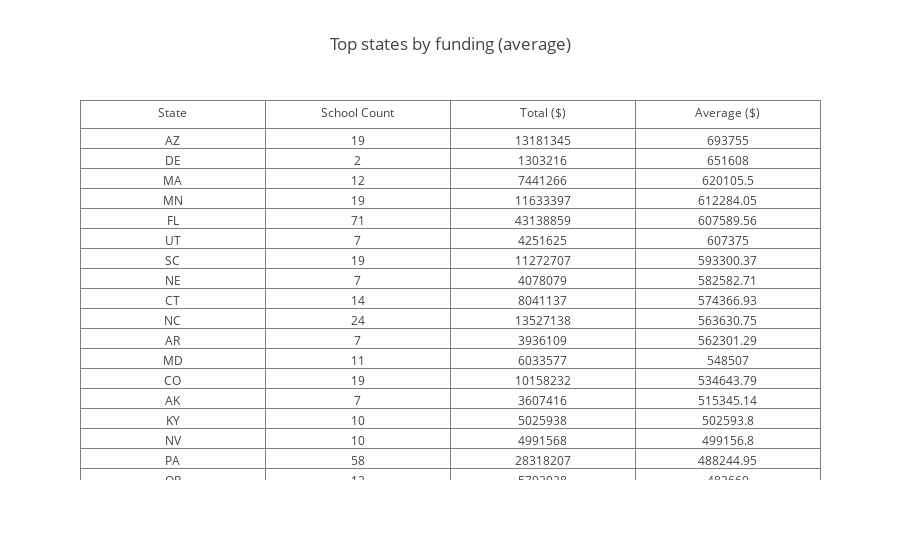

The notebook cell saved with this chart:
### Code cell
iplot(
    go.Figure(
        data = [
            go.Table(
                header = dict(values=["State", "School Count", "Total ($)", "Average ($)"]),
                cells = dict(values=[state_table['State'],state_table['Count'],state_table['Total Funding'],state_table['Average']])
            )
        ],
        layout = go.Layout(title = "Top states by funding (average)")
    )
)

### Figure 1 — Plotly figure (JSON) as saved in the notebook; plotly's stock layout.template omitted (floating-point values rounded to 4 significant figures; data arrays with more than 128 entries replaced by an {"elided": "..."} marker saying what was removed)
{"data": [{"cells": {"values": {"elided": "4x50 mixed values"}}, "header": {"values": ["State", "School Count", "Total ($)", "Average ($)"]}, "type": "table", "uid": "087d1e9a-186c-433a-b755-59b5d4a98cfc"}], "layout": {"autosize": true, "title": {"text": "Top states by funding (average)"}}}
